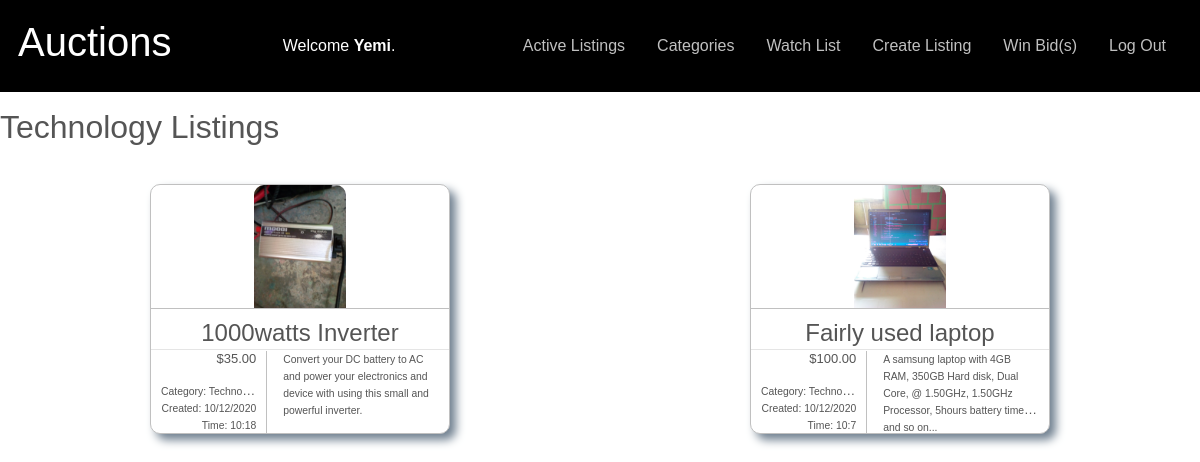
The page /categories/Technology (signed in) on the database its author committed.
### auctions/models.py (models this page shows, shortened)
class User(AbstractUser):
    pass

class Listing(models.Model):
    title = models.CharField(max_length=64)
    description = models.TextField(max_length=300)
    c_price = models.IntegerField()
    image = models.ImageField(upload_to=image_directory_path)
    category = models.ForeignKey(Category, blank=True, null=True, on_delete=models.CASCADE, related_name="input_cat")
    highest_bidder = models.ForeignKey(User, blank=True, null=True, on_delete=models.CASCADE, related_name="highest_bidder")
    user = models.ForeignKey(User, blank=True, null= True, on_delete=models.CASCADE, related_name="uploader")
    date = models.DateTimeField(auto_now_add=True, null=True)

class Category(models.Model):
    category = models.CharField(max_length=20, unique=True)

### auctions/views.py (the view)
# urls.py: path("categories/<str:category>", views.category, name="category"),
@login_required
def category(request, category):
    category = Category.objects.get(category=category) #inner category is just a string
    listings = Listing.objects.filter(category=category)[::-1]
    for listing in listings:
        item = re.sub("^.*/auctions/", "/auctions/", listing.image.url)
        listing.image = item
    return render(request, "auctions/index.html",{
        "listings":listings,
        "title":f"{category.category.capitalize()} Listings",
    })

### auctions/templates/auctions/index.html (shortened to what this page needs)
{% extends "auctions/layout.html" %}
{% load static %}
{% block head %}
    <link rel="stylesheet" href="{% static 'auctions/index.css' %}">
{% endblock %}
{% block body %}
<h2>{{title}}</h2>
    <section class="main">
        {% for listing in listings %}
            <section class="item-container">
                <a href="{% url 'listing' listing.id %}"><div class="for-img"><img src="{% static listing.image %}" alt="image here"></div>
                    <h4 class="list-title">{{listing.title}}</h4>
                    <hr>
                        <div class="for-content">
                            <div class="price">
                                <p>${{listing.c_price}}.00</p>
                                <small>Category: <span>{{ listing.category.category }}</span></small><br>
                                <small>Created: <span>{{listing.date.day }}/{{listing.date.month}}/{{listing.date.year }}</span></small><br>
                                <small>Time: <span>{{listing.date.hour }}:{{listing.date.minute}}</span></small>
                            </div>
                            <div class="description"><small>{{listing.description}}</small></div>
                        </div>
                    </a>
            </section>
        {% empty %}
            No Active Listing
        {% endfor %}
    </section>
{% endblock %}

### auctions/templates/auctions/layout.html (shortened to what this page needs)
{% load static %}
<!DOCTYPE html>
<html lang="en">
    <head>
        <link rel="stylesheet" href="https://stackpath.bootstrapcdn.com/bootstrap/4.4.1/css/bootstrap.min.css">
        <link href="{% static 'auctions/styles.css' %}" rel="stylesheet">
        {% block head %}{% endblock %}
    </head>
    <body>
        <div class="d-flex justify-content-md-between heading">
            <h1 class="p-2 align-self-center">Auctions</h1>
            <div class="nav-item p-2 align-self-center">
                {% if user.is_authenticated %}
                    Welcome <strong>{{ user.username }}</strong>.
                {% else %}
                    Not signed in.
                {% endif %}
            </div>
            <ul class="nav p-2 align-self-center">
                <li class="nav-item">
                    <a class="nav-link" href="{% url 'index' %}">Active Listings</a>
                </li>
                <li class="nav-item">
                    <a class="nav-link" href="{% url 'categories' %}">Categories</a>
                </li>
                {% if user.is_authenticated %}
                    <li class="nav-item">
                        <a class="nav-link" href="{% url 'watch' %}">Watch List</a>
                    </li>
                    <li class="nav-item">
                        <a class="nav-link" href="{% url 'createList' %}">Create Listing</a>
                    </li>
                    <li class="nav-item">
                        <a class="nav-link" href="{% url 'won' %}">Win Bid(s)</a>
                    </li>
                    <li class="nav-item">
                        <a class="nav-link" href="{% url 'logout' %}">Log Out</a>
                    </li>
                {% endif %}
            </ul>
        </div>
        <br>
        {% block body %}
        {% endblock %}
    </body>
</html>

### auctions/static/auctions/styles.css (style rules this page uses)
.heading { padding: 10px; background-color: black; color: #fff; }
.heading a { color: silver; }

### auctions/static/auctions/index.css (style rules this page uses)
body { margin: 0px; font-family: arial, sans-serif; color: #222; line-height: 16px; color: #555; }
img { display: block; max-width: 100%; }
hr { margin: 1px 0; }
.main { width: 100%; display: flex; flex-wrap: wrap; }
.main .item-container { margin: 30px auto; box-sizing: border-box; width: 300px; height: 250px; border: 1px solid silver; border-radius: 10px; box-shadow: 6px 6px 10px slategray; font-size: small; background-color: #fff !important; }
.main .item-container a { text-decoration: none; color: inherit; }
.main .item-container a .for-img { height: 50%; border-top-left-radius: 10px; border-top-right-radius: 10px; border-bottom: 1px solid silver; }
.main .item-container a .for-img img { max-height: 100%; margin: 0px auto; border-top-left-radius: 10px; border-top-right-radius: 10px; }
.main .item-container a .list-title { width: 80%; text-align: center; margin: 0px auto; padding-top: 10px; overflow: hidden; text-overflow: ellipsis; white-space: nowrap; }
.main .item-container a .for-content { display: flex; justify-content: space-between; }
.main .item-container a .for-content .price { width: 39%; border-right: 1px solid silver; text-align: right; padding: 0px 10px; overflow: hidden; text-overflow: ellipsis; white-space: nowrap; }
.main .item-container a .for-content .description { width: 59%; max-height: 60%; text-align: left; padding: 0px 10px; overflow: hidden; text-overflow: ellipsis; display: -webkit-box; -webkit-line-clamp: 4; -webkit-box-orient: vertical; }

### rows shown on the page
User: username "Yemi"
Listing: image (picture), title "1000watts Inverter", c_price "35", category.category "Technology", date.day "10", date.month "12", date.year "2020", date.hour "10", date.minute "18", description "Convert your DC battery to AC and power your electronics and device with using this small and powerful inverter."
Listing: image (picture), title "Fairly used laptop", c_price "100", category.category "Technology", date.day "10", date.month "12", date.year "2020", date.hour "10", date.minute "7", description "A samsung laptop with 4GB RAM, 350GB Hard disk, Dual Core, @ 1.50GHz, 1.50GHz Processor, 5hours battery time and so on..."

### other values the page prints
{{ title }} "Technology Listings"
